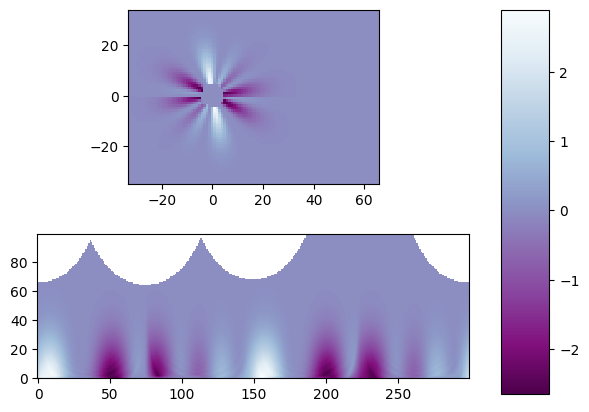

The script that saved this image:
import os
import numpy as np
import matplotlib.pyplot as plt
import functions_huw as func
import coordinates_huw as coord

nx = 100
ny = 70
xcen = nx / 3
ycen = ny / 2

g = func.gauss_2d(nx, ny, xcen=xcen, ycen=ycen, xsig=10, ysig=10)
g = np.where(g > 0.9, 0, g)
x = np.arange(0, nx) - xcen
y = np.arange(0, ny) - ycen
# xx = np.ravel(np.resize(x, (nx, ny)), order='C')
# yy = np.ravel(np.swapaxes(np.resize(y, (ny, nx)), 1, 0), order='C')
xx = np.resize(x, (ny, nx))
yy = np.swapaxes(np.resize(y, (nx, ny)), 1, 0)
ang = np.arctan(-xx / yy)
a = np.sin(ang * 10) + np.sin(ang * 5) + np.cos(ang * 3) + np.cos(ang * 2)
a = g * a

parange = [0, 360]
rra = [5, np.sqrt(xcen ** 2 + ycen ** 2)]
npa = 300
nr = 100
pix_size = 1
b, pam, rm = coord.cartesian2polar(a, parange, rra, npa, nr, xcen, ycen, pix_size)

plt.subplot(211)
xyextent = [np.min(x), np.max(x), np.min(y), np.max(y)]
plt.imshow(a, cmap=plt.cm.BuPu_r, origin='lower', extent=xyextent, interpolation="none")
plt.subplot(212)
prextent = [parange[0], parange[1], rra[0], rra[1]]
plt.imshow(b, cmap=plt.cm.BuPu_r, origin='lower')

plt.subplots_adjust(bottom=0.1, right=0.8, top=0.9)
cax = plt.axes([0.85, 0.1, 0.075, 0.8])
plt.colorbar(cax=cax)
filename = 'test_cartesian2polar.png'
plt.savefig(filename, bbox_inches='tight')
os.system('open ' + filename)
# plt.show(block=False)
# plt.pause(5)
plt.close()
